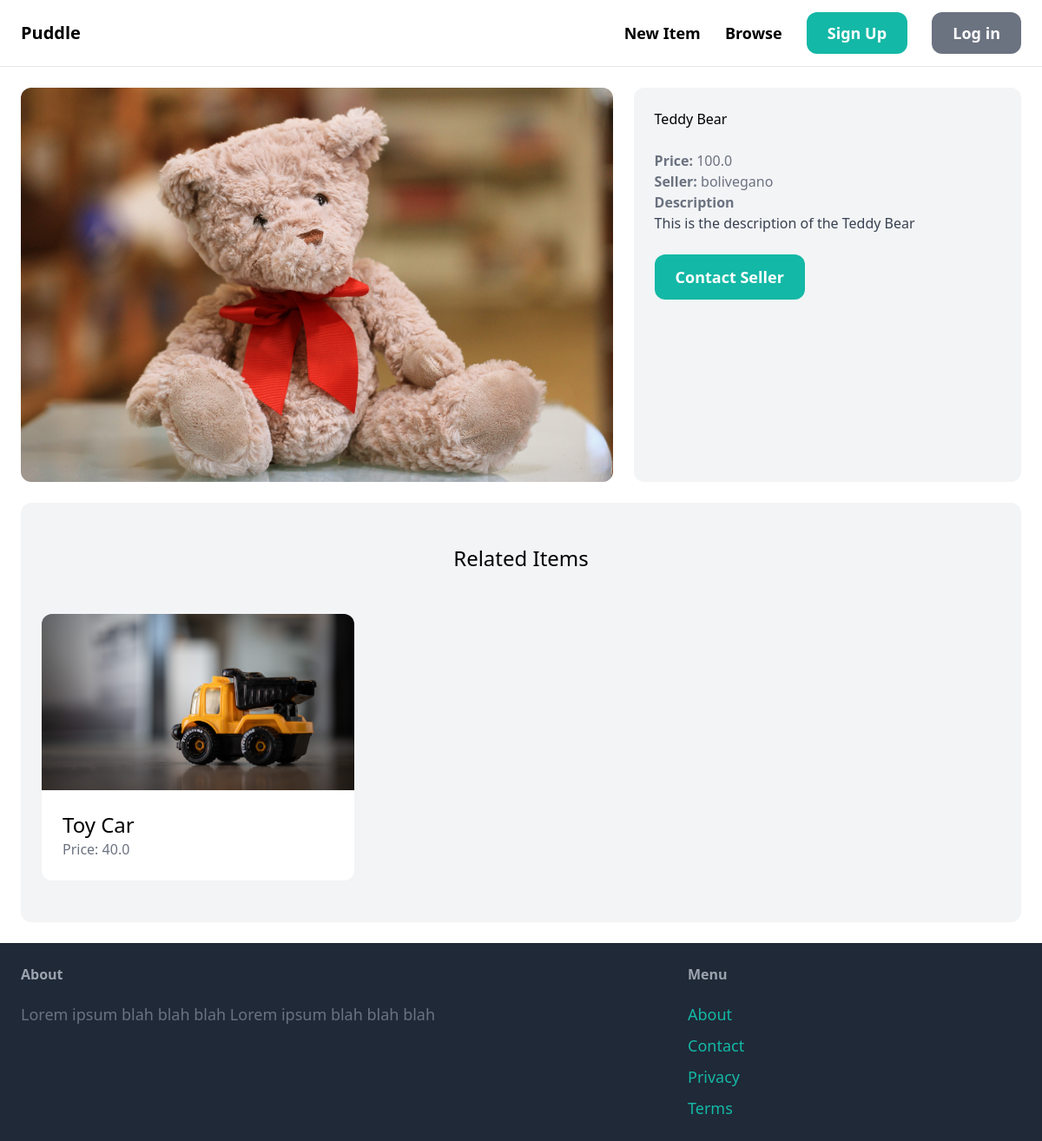
The app's page /items/1/, older data.
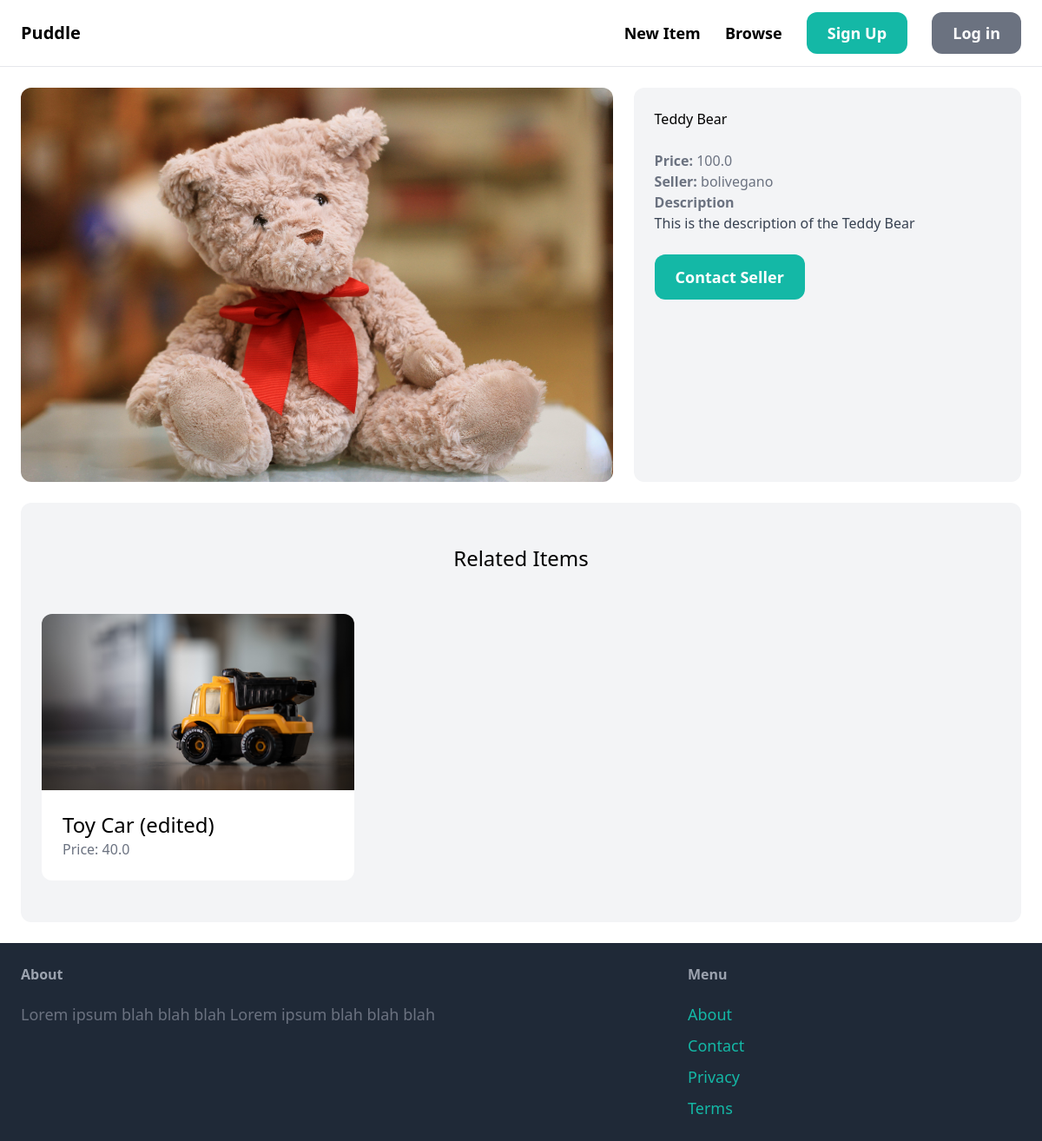
The same page, newer data.
### item/models.py (models this page shows, shortened)
class Item(models.Model):
    category = models.ForeignKey(Category, related_name='items', on_delete=models.CASCADE)
    name = models.CharField(max_length=255)
    description = models.TextField(blank=True, null=True)
    price = models.FloatField()
    image = models.ImageField(upload_to='items_images', blank=True, null=True)
    is_sold = models.BooleanField(default=False)
    created_by = models.ForeignKey(User, related_name='items', on_delete=models.CASCADE)
    created_at = models.DateTimeField(auto_now_add=True)

### item/views.py (the view)
# urls.py: path('<int:pk>/', views.detail, name='detail'),
def detail(request, pk):
    item = get_object_or_404(Item, pk=pk)
    related_items = Item.objects.filter(category=item.category, is_sold=False).exclude(pk=pk)[0:3]
    context = {'item': item, 'related_items': related_items}
    return render(request, 'item/detail.html', context)

### item/templates/item/detail.html (shortened to what this page needs)
{% extends 'core/base.html' %}
{% block content %}
<div class="grid grid-cols-5 gap-6">
    <div class="col-span-3">
        <img src="{{ item.image.url }}" class="rounded-xl">
    </div>
    <div class="col-span-2 p-6 bg-gray-100 rounded-xl">
        <h1 class="mb-6 text-3x">{{item.name}}</h1>
        <p class="text-gray-500"><strong>Price: </strong>{{item.price}}</p>
        <p class="text-gray-500"><strong>Seller: </strong>{{item.created_by.username}}</p>
        {% if item.description %}
        <p class="text-gray-700"><strong class="text-gray-500">Description</strong><br>
            {{item.description}}
        </p>
        {% endif %}
        {% if request.user == item.created_by %}
            <div class="mt-6 p-6 bg-white rounded-xl">
                <p>This is your item!</p>
                <a href="{% url 'item:edit' item.id %}" class="inline-block mt-6 px-6 py-3 text-lg font-semibold bg-teal-500 text-white rounded-xl">Edit Item</a>
                <a href="{% url 'item:delete' item.id %}" class="inline-block mt-6 px-6 py-3 text-lg font-semibold bg-red-500 text-white rounded-xl">Delete Item</a>
            </div>
        {% else %}
        <a href="{% url 'conversation:new' item.id %}" class="inline-block mt-6 px-6 py-3 text-lg font-semibold bg-teal-500 text-white rounded-xl hover:bg-teal-700">Contact Seller</a>
        {% endif %}
    </div>
</div>
<div class="mt-6 px-6 py-12 bg-gray-100 rounded-xl">
    <h2 class='mb-12 text-2xl text-center'>Related Items</h2>
    <div class="grid grid-cols-3 gap-3">
        {% for item in related_items %}
            <div>
                <a href="{% url 'item:detail' item.id %}">
                    <div>
                        <img src="{{ item.image.url }}"
                         class="rounded-t-xl" >
                    </div>
                    <div class="p-6 bg-white rounded-b-xl">
                        <h2 class="text-2xl">{{ item.name }}</h2>
                        <p class="text-gray-500">Price: {{ item.price }}</p>
                    </div>
                </a>
            </div>
        {% endfor %}
    </div>
</div>
{% endblock content %}

Row changes from the older to the newer data that the page shows:
changed Item: name "Toy Car" → "Toy Car (edited)"
